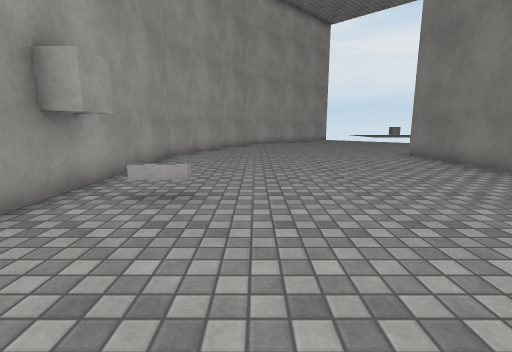
View 1 (above)

12 first-person views from a walk through a scene from a Unity 3-D project. The camera is 1.2 m above the floor, tilts 10° down and sees 85° across. The floor is counted in squares, 1 m on a side. Each view is taken from the middle of a square. On the plan, view 1 faces up. The plan holds only what a view shows up to about 13 squares ahead; the rest is blank. The place goes on beyond the plan. The player character is not drawn. Surface patterns are stand-ins for the level's own textures.

View 2
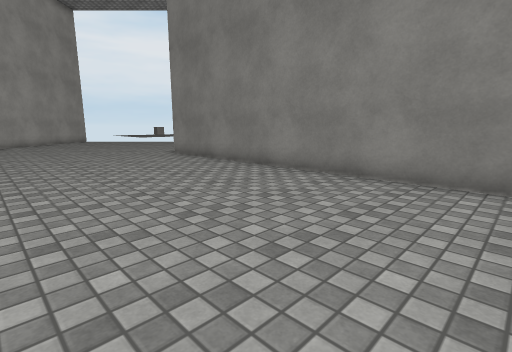

View 3
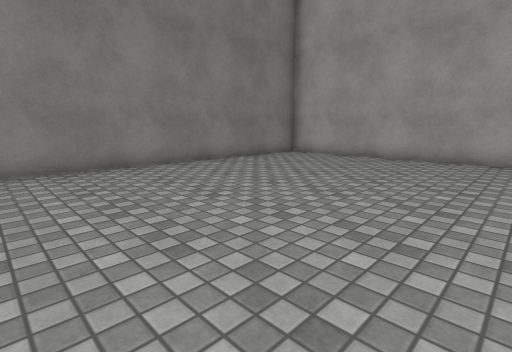

View 4
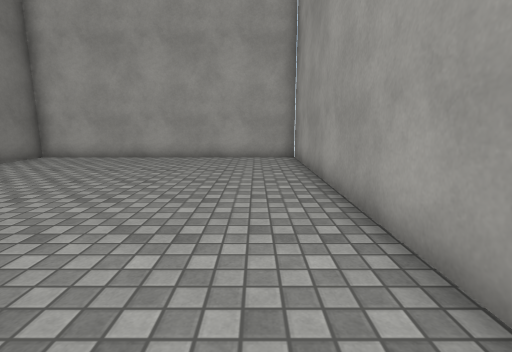

View 5
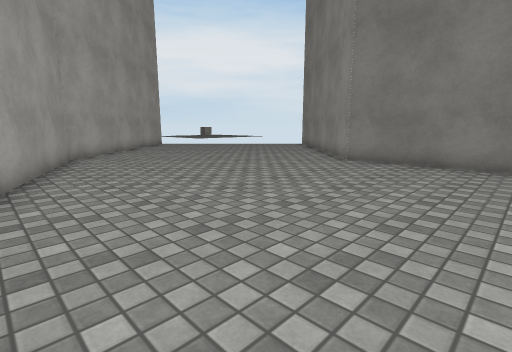

View 6
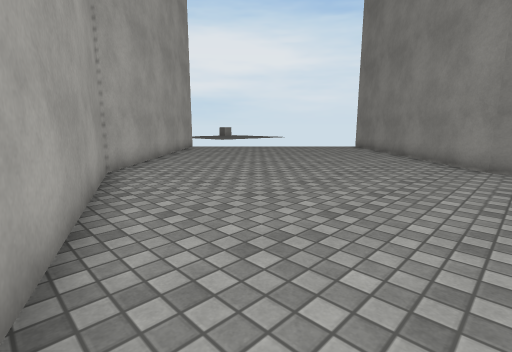

View 7
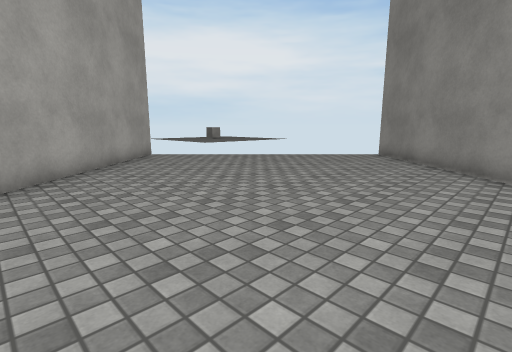

View 8
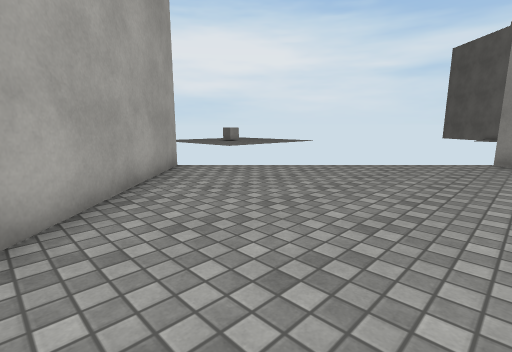

View 9
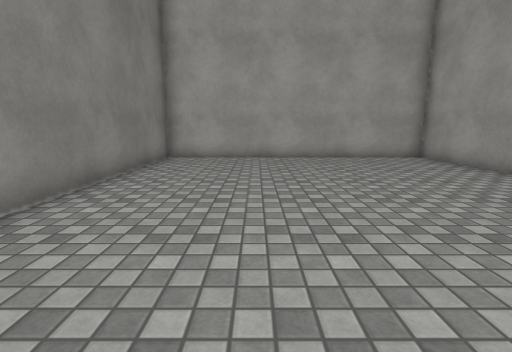

View 10
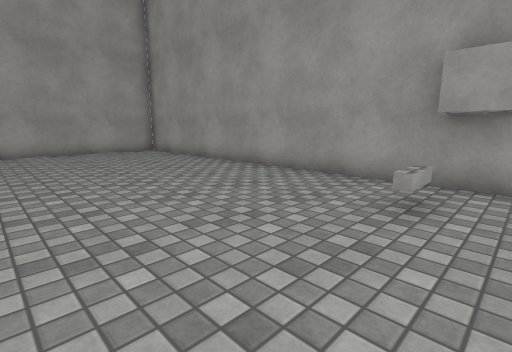

View 11
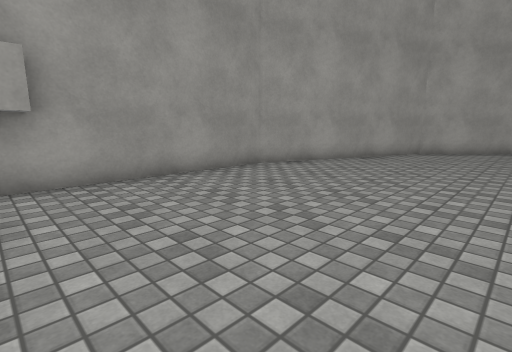

View 12
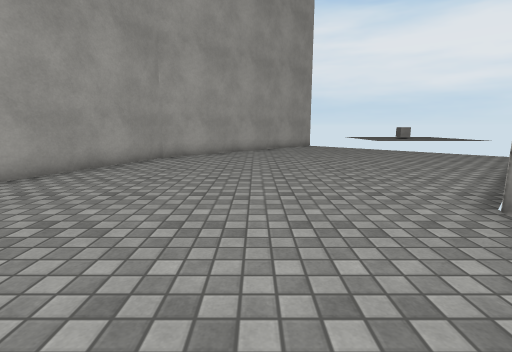

### Floor plan
Points are (right, up) in squares from view 1. A wall is a line through its corners. A room is listed if a view was taken in it or the views show most of it. See-through windows are left out.
Room 1 (views 1, 2, 3, 4, 5, 6, 7, 8, 9, 10, 11, 12)
walls: (-2.8, 5.8) (-2.8, 4.7) (-3.6, 4.7); (6.5, 26) (-0.6, 18.9) (-3.5, 11.7) (-3.5, -8.1) (6.5, -8.1) (6.5, 11.8) (13.6, 18.9)
low walls: (-1.1, 4.7) (-2.1, 4.7); (-2.1, 4.9) (-1.1, 4.9)

Positions as (right, up) in squares from view 1, and headings:
1: (0, 0), facing up
2: (0, 0), facing up-right
3: (-2, 3), facing down-right
4: (-2, 3), facing down
5: (-3, 7), facing up-right
6: (-3, 11), facing up-right
7: (1, 14), facing up-right
8: (2, 18), facing up-right
9: (3, 3), facing down
10: (3, 6), facing down-left
11: (3, 5), facing up-left
12: (3, 8), facing up
